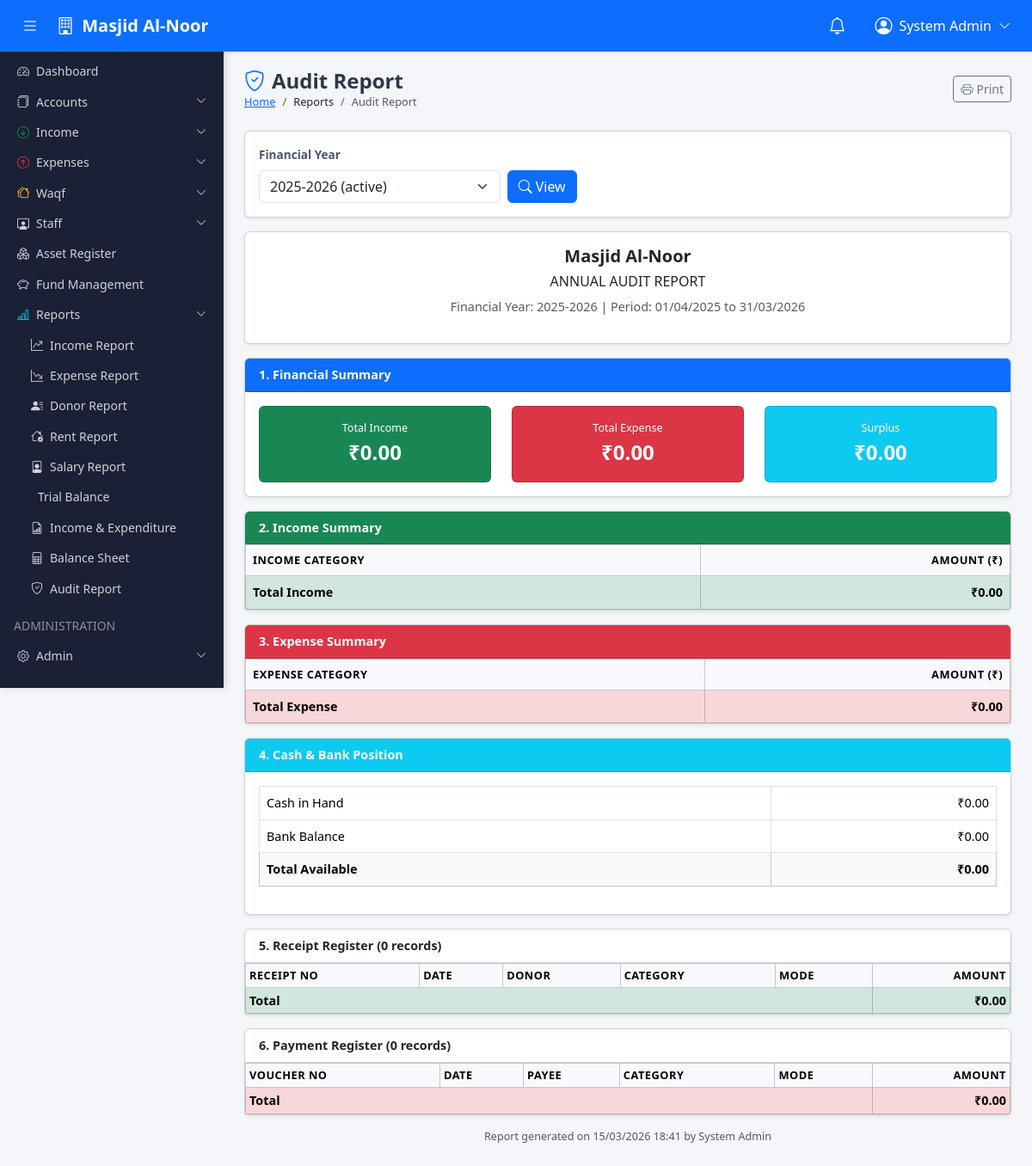
The page /modules/reports/audit_report.php (signed in) on the database its author committed.
### tables this page shows
CREATE TABLE `masjid_profile` (
  `id` int(11) NOT NULL AUTO_INCREMENT,
  `masjid_name` varchar(200) NOT NULL,
  `registration_number` varchar(100),
  `waqf_registration` varchar(100),
  `address` text,
  `city` varchar(100),
  `state` varchar(100),
  `pincode` varchar(10),
  `phone` varchar(20),
  `email` varchar(150),
  `website` varchar(200),
  `logo` varchar(255),
  `committee_period` varchar(100),
  `established_year` year,
  `bank_name` varchar(200),
  `bank_account` varchar(50),
  `bank_ifsc` varchar(20),
  `bank_branch` varchar(200),
  `created_at` timestamp NOT NULL DEFAULT CURRENT_TIMESTAMP,
  `updated_at` timestamp NOT NULL DEFAULT CURRENT_TIMESTAMP ON UPDATE CURRENT_TIMESTAMP,
  PRIMARY KEY (`id`)
);

CREATE TABLE `financial_years` (
  `id` int(11) NOT NULL AUTO_INCREMENT,
  `year_label` varchar(20) NOT NULL,
  `start_date` date NOT NULL,
  `end_date` date NOT NULL,
  `status` enum('active','closed') NOT NULL DEFAULT 'active',
  `closed_by` int(11),
  `closed_at` datetime,
  `created_at` timestamp NOT NULL DEFAULT CURRENT_TIMESTAMP,
  PRIMARY KEY (`id`)
);

### config/database.php (called while the page is built, shortened)
<?php
class Database {
    private static $instance = null;
    private $pdo;
    private function __construct() {
        $dsn = 'mysql:host=' . DB_HOST . ';dbname=' . DB_NAME . ';charset=' . DB_CHARSET;
        $options = [
            PDO::ATTR_ERRMODE            => PDO::ERRMODE_EXCEPTION,
            PDO::ATTR_DEFAULT_FETCH_MODE => PDO::FETCH_ASSOC,
            PDO::ATTR_EMULATE_PREPARES   => false,
        ];
        try {
            $this->pdo = new PDO($dsn, DB_USER, DB_PASS, $options);
        } catch (PDOException $e) {
            die('Database connection failed: ' . $e->getMessage());
        }
    }
    public static function getInstance(): Database {
        if (self::$instance === null) {
            self::$instance = new Database();
        }
        return self::$instance;
    }
    public function getConnection(): PDO {
        return $this->pdo;
    }
}
function db(): PDO {
    return Database::getInstance()->getConnection();
}

### app/helpers/functions.php (called while the page is built, shortened)
<?php
function formatDate(string $date, string $format = 'd/m/Y'): string {
    return date($format, strtotime($date));
}
function getMasjidProfile(): array {
    static $profile = null;
    if ($profile === null) {
        $stmt = db()->query("SELECT * FROM masjid_profile LIMIT 1");
        $profile = $stmt->fetch() ?: ['masjid_name' => 'Masjid ERP'];
    }
    return $profile;
}
function getAccountBalance(int $accountId): float {
    $stmt = db()->prepare("
        SELECT coa.account_type,
               COALESCE((SELECT SUM(r.amount) FROM receipts r WHERE r.account_id = ? AND r.deleted_at IS NULL), 0) as total_income,
               COALESCE((SELECT SUM(p.amount) FROM payments p WHERE p.account_id = ? AND p.deleted_at IS NULL), 0) as total_expense,
               COALESCE((SELECT SUM(jd.debit_amount) FROM journal_details jd
                         JOIN journal_entries je ON je.id = jd.journal_id WHERE jd.account_id = ? AND je.deleted_at IS NULL), 0) as total_debit,
               COALESCE((SELECT SUM(jd.credit_amount) FROM journal_details jd
                         JOIN journal_entries je ON je.id = jd.journal_id WHERE jd.account_id = ? AND je.deleted_at IS NULL), 0) as total_credit,
               opening_balance
        FROM chart_of_accounts coa WHERE coa.id = ?
    ");
    $stmt->execute([$accountId, $accountId, $accountId, $accountId, $accountId]);
    $row = $stmt->fetch();
    $opening = (float)($row['opening_balance'] ?? 0);
    $income  = (float)$row['total_income'];
    $expense = (float)$row['total_expense'];
    $debit   = (float)$row['total_debit'];
    $credit  = (float)$row['total_credit'];
    if (in_array($row['account_type'], ['Assets', 'Expense'])) {
        return $opening + $expense + $debit - $income - $credit;
    } else {
        return $opening + $income + $credit - $expense - $debit;
    }
}
function getCashBalance(): float {
    $stmt = db()->prepare("SELECT id FROM chart_of_accounts WHERE account_code = '1001' LIMIT 1");
    $stmt->execute();
    $row = $stmt->fetch();
    return getAccountBalance($row['id']);
}
function getTotalIncome(string $startDate = '', string $endDate = ''): float {
    $where = "deleted_at IS NULL";
    $params = [];
    if ($startDate) { $where .= " AND date >= ?"; $params[] = $startDate; }
    if ($endDate)   { $where .= " AND date <= ?"; $params[] = $endDate; }
    $stmt = db()->prepare("SELECT COALESCE(SUM(amount), 0) as total FROM receipts WHERE $where");
    $stmt->execute($params);
    return (float)$stmt->fetchColumn();
}
function getTotalExpense(string $startDate = '', string $endDate = ''): float {
    $where = "deleted_at IS NULL";
    $params = [];
    if ($startDate) { $where .= " AND date >= ?"; $params[] = $startDate; }
    if ($endDate)   { $where .= " AND date <= ?"; $params[] = $endDate; }
    $stmt = db()->prepare("SELECT COALESCE(SUM(amount), 0) as total FROM payments WHERE $where");
    $stmt->execute($params);
    return (float)$stmt->fetchColumn();
}

### app/middleware/auth_check.php (called while the page is built, shortened)
<?php
require_once dirname(__DIR__, 2) . '/config/database.php';
require_once dirname(__DIR__) . '/helpers/functions.php';
function currentUser(): ?array {
    return $_SESSION['user'] ?? null;
}

### modules/reports/audit_report.php (the view, shortened to what this page needs)
<?php
require_once __DIR__ . '/../../app/middleware/auth_check.php';
$fyId   = (int)($_GET['fy_id'] ?? 0);
$fyList = db()->query("SELECT * FROM financial_years ORDER BY start_date DESC")->fetchAll();
$fy = null;
if (!$fy && !empty($fyList)) {
    $fy   = $fyList[0];
    $fyId = $fy['id'];
}
$data = null;
if ($fy) {
    $s = $fy['start_date']; $e = $fy['end_date'];
    $totalIncome  = getTotalIncome($s, $e);
    $totalExpense = getTotalExpense($s, $e);
    $surplus      = $totalIncome - $totalExpense;
    $receipts = db()->prepare("SELECT r.*, ic.category_name FROM receipts r
        LEFT JOIN income_categories ic ON ic.id=r.category_id
        WHERE r.date BETWEEN ? AND ? AND r.deleted_at IS NULL ORDER BY r.date");
    $receipts->execute([$s, $e]);
    $receiptList = $receipts->fetchAll();
    $payments = db()->prepare("SELECT p.*, ec.category_name FROM payments p
        LEFT JOIN expense_categories ec ON ec.id=p.category_id
        WHERE p.date BETWEEN ? AND ? AND p.deleted_at IS NULL ORDER BY p.date");
    $payments->execute([$s, $e]);
    $paymentList = $payments->fetchAll();
    $incomeBycat = db()->prepare("SELECT ic.category_name, SUM(r.amount) as total
        FROM receipts r LEFT JOIN income_categories ic ON ic.id=r.category_id
        WHERE r.date BETWEEN ? AND ? AND r.deleted_at IS NULL GROUP BY r.category_id ORDER BY total DESC");
    $incomeBycat->execute([$s, $e]);
    $incomeSummary = $incomeBycat->fetchAll();
    $expByCat = db()->prepare("SELECT ec.category_name, SUM(p.amount) as total
        FROM payments p LEFT JOIN expense_categories ec ON ec.id=p.category_id
        WHERE p.date BETWEEN ? AND ? AND p.deleted_at IS NULL GROUP BY p.category_id ORDER BY total DESC");
    $expByCat->execute([$s, $e]);
    $expenseSummary = $expByCat->fetchAll();
    $cashBalance = getCashBalance();
    $data = compact('totalIncome','totalExpense','surplus','receiptList','paymentList','incomeSummary','expenseSummary','cashBalance','bankBalance');
}
require_once __DIR__ . '/../../templates/header.php';
?>
<div class="wrapper d-flex">
<?php require_once __DIR__ . '/../../templates/sidebar.php'; ?>
<div class="main-content flex-grow-1">
<?php require_once __DIR__ . '/../../templates/navbar.php'; ?>
<div class="content-area p-3 p-md-4" style="margin-top:56px;">
<div class="page-header">
    <div><h4><i class="bi bi-shield-check me-2 text-primary"></i>Audit Report</h4>
    <nav aria-label="breadcrumb"><ol class="breadcrumb">
        <li class="breadcrumb-item"><a href="<?= BASE_PATH ?>/dashboard.php">Home</a></li>
        <li class="breadcrumb-item">Reports</li>
        <li class="breadcrumb-item active">Audit Report</li>
    </ol></nav></div>
    <?php if ($fy): ?>
    <button class="btn btn-sm btn-outline-secondary no-print" onclick="window.print()"><i class="bi bi-printer me-1"></i>Print</button>
    <?php endif; ?>
</div>
<div class="card shadow-sm mb-3 no-print">
    <div class="card-body">
        <form method="GET" class="row g-2 align-items-end">
            <div class="col-md-4">
                <label class="form-label fw-semibold">Financial Year</label>
                <select name="fy_id" class="form-select">
                    <?php foreach ($fyList as $f): ?>
                    <option value="<?= $f['id'] ?>" <?= $f['id'] == $fyId ? 'selected' : '' ?>>
                        <?= htmlspecialchars($f['year_label']) ?> (<?= $f['status'] ?>)
                    </option>
                    <?php endforeach; ?>
                </select>
            </div>
            <div class="col-md-2">
                <button type="submit" class="btn btn-primary"><i class="bi bi-search me-1"></i>View</button>
            </div>
        </form>
    </div>
</div>
<?php if ($fy && $data): ?>
<div class="card shadow-sm mb-3">
    <div class="card-body text-center">
        <h5 class="fw-bold"><?= htmlspecialchars(getMasjidProfile()['masjid_name'] ?? 'Masjid ERP') ?></h5>
        <h6>ANNUAL AUDIT REPORT</h6>
        <p class="text-muted">Financial Year: <?= htmlspecialchars($fy['year_label']) ?> | Period: <?= formatDate($fy['start_date']) ?> to <?= formatDate($fy['end_date']) ?></p>
    </div>
</div>
<div class="card shadow-sm mb-3">
    <div class="card-header bg-primary text-white fw-semibold">1. Financial Summary</div>
    <div class="card-body">
        <div class="row">
            <div class="col-md-4"><div class="card bg-success text-white"><div class="card-body text-center"><div class="small">Total Income</div><div class="fw-bold fs-4">₹<?= number_format($data['totalIncome'], 2) ?></div></div></div></div>
            <div class="col-md-4"><div class="card bg-danger text-white"><div class="card-body text-center"><div class="small">Total Expense</div><div class="fw-bold fs-4">₹<?= number_format($data['totalExpense'], 2) ?></div></div></div></div>
            <div class="col-md-4"><div class="card <?= $data['surplus'] >= 0 ? 'bg-info' : 'bg-warning' ?> text-white"><div class="card-body text-center"><div class="small"><?= $data['surplus'] >= 0 ? 'Surplus' : 'Deficit' ?></div><div class="fw-bold fs-4">₹<?= number_format(abs($data['surplus']), 2) ?></div></div></div></div>
        </div>
    </div>
</div>
<div class="card shadow-sm mb-3">
    <div class="card-header bg-success text-white fw-semibold">2. Income Summary</div>
    <div class="card-body p-0">
        <table class="table table-bordered mb-0">
            <thead class="table-light"><tr><th>Income Category</th><th class="text-end">Amount (₹)</th></tr></thead>
            <tfoot><tr class="fw-bold table-success"><td>Total Income</td><td class="text-end">₹<?= number_format($data['totalIncome'], 2) ?></td></tr></tfoot>
        </table>
    </div>
</div>
<div class="card shadow-sm mb-3">
    <div class="card-header bg-danger text-white fw-semibold">3. Expense Summary</div>
    <div class="card-body p-0">
        <table class="table table-bordered mb-0">
            <thead class="table-light"><tr><th>Expense Category</th><th class="text-end">Amount (₹)</th></tr></thead>
            <tfoot><tr class="fw-bold table-danger"><td>Total Expense</td><td class="text-end">₹<?= number_format($data['totalExpense'], 2) ?></td></tr></tfoot>
        </table>
    </div>
</div>
<div class="card shadow-sm mb-3">
    <div class="card-header bg-info text-white fw-semibold">4. Cash & Bank Position</div>
    <div class="card-body">
        <table class="table table-bordered">
            <tr><td>Cash in Hand</td><td class="text-end">₹<?= number_format($data['cashBalance'], 2) ?></td></tr>
            <tr><td>Bank Balance</td><td class="text-end">₹<?= number_format($data['bankBalance'], 2) ?></td></tr>
            <tr class="fw-bold table-light"><td>Total Available</td><td class="text-end">₹<?= number_format($data['cashBalance'] + $data['bankBalance'], 2) ?></td></tr>
        </table>
    </div>
</div>
<div class="card shadow-sm mb-3">
    <div class="card-header bg-white fw-semibold">5. Receipt Register (<?= count($data['receiptList']) ?> records)</div>
    <div class="card-body p-0">
        <div class="table-responsive">
            <table class="table table-bordered table-sm mb-0">
                <thead class="table-light"><tr><th>Receipt No</th><th>Date</th><th>Donor</th><th>Category</th><th>Mode</th><th class="text-end">Amount</th></tr></thead>
                <tfoot><tr class="fw-bold table-success"><td colspan="5">Total</td><td class="text-end">₹<?= number_format($data['totalIncome'], 2) ?></td></tr></tfoot>
            </table>
        </div>
    </div>
</div>
<div class="card shadow-sm mb-3">
    <div class="card-header bg-white fw-semibold">6. Payment Register (<?= count($data['paymentList']) ?> records)</div>
    <div class="card-body p-0">
        <div class="table-responsive">
            <table class="table table-bordered table-sm mb-0">
                <thead class="table-light"><tr><th>Voucher No</th><th>Date</th><th>Payee</th><th>Category</th><th>Mode</th><th class="text-end">Amount</th></tr></thead>
                <tfoot><tr class="fw-bold table-danger"><td colspan="5">Total</td><td class="text-end">₹<?= number_format($data['totalExpense'], 2) ?></td></tr></tfoot>
            </table>
        </div>
    </div>
</div>
<div class="text-center text-muted small mt-3 no-print">
    Report generated on <?= date('d/m/Y H:i') ?> by <?= htmlspecialchars(currentUser()['name'] ?? '') ?>
</div>
<?php endif; ?>
</div></div></div>
<?php require_once __DIR__ . '/../../templates/footer.php'; ?>

### templates/navbar.php (shortened to what this page needs)
<nav class="navbar navbar-expand-lg navbar-dark bg-primary fixed-top shadow-sm" id="mainNavbar">
    <div class="container-fluid">
        <button class="btn btn-primary me-2" id="sidebarToggle" type="button">
            <i class="bi bi-list fs-5"></i>
        </button>
        <a class="navbar-brand fw-bold" href="<?= BASE_PATH ?>/dashboard.php">
            <i class="bi bi-building me-1"></i>
            <?= htmlspecialchars($_masjidProfile['masjid_name'] ?? APP_NAME) ?>
        </a>
        <div class="d-flex align-items-center ms-auto gap-2">
            <div class="dropdown">
                <button class="btn btn-primary position-relative" type="button" data-bs-toggle="dropdown">
                    <i class="bi bi-bell fs-5"></i>
                </button>
            </div>
            <div class="dropdown">
                <button class="btn btn-primary d-flex align-items-center gap-2" type="button" data-bs-toggle="dropdown">
                    <i class="bi bi-person-circle fs-5"></i>
                    <span class="d-none d-md-inline"><?= htmlspecialchars($_SESSION['user']['name'] ?? 'User') ?></span>
                    <i class="bi bi-chevron-down small"></i>
                </button>
            </div>
        </div>
    </div>
</nav>

### assets/css/style.css (style rules this page uses)
:root { --sidebar-width: 260px; --sidebar-bg: #1a2035; --sidebar-hover: #2a3050; --sidebar-active: #1976d2; --primary: #1976d2; --navbar-height: 56px; }
body { font-family: 'Segoe UI', Tahoma, Geneva, Verdana, sans-serif; background-color: #f4f6fa; font-size: 0.9rem; }
.wrapper { min-height: 100vh; }
.main-content { margin-left: var(--sidebar-width); transition: margin 0.3s ease; min-height: 100vh; }
.content-area { min-height: calc(100vh - var(--navbar-height)); }
.table th { background-color: #f8f9fc; font-weight: 600; font-size: 0.8rem; text-transform: uppercase; letter-spacing: 0.5px; border-top: none; white-space: nowrap; }
.page-header { display: flex; align-items: center; justify-content: space-between; margin-bottom: 1.5rem; flex-wrap: wrap; gap: 0.5rem; }
.page-header h4, .page-header h5 { margin: 0; font-weight: 700; color: #2d3748; }
.breadcrumb { margin-bottom: 0; font-size: 0.8rem; }
.form-label { font-weight: 500; color: #4a5568; font-size: 0.85rem; }

### rows shown on the page
masjid_profile: masjid_name "Masjid Al-Noor"
financial_years: year_label "2025-2026", start_date "01/04/2025", end_date "31/03/2026"

### other values the page prints
$_SESSION['user']['name'] "System Admin"
$data['totalIncome'] "0.00"
$data['totalExpense'] "0.00"
abs($data['surplus']) "0.00"
$data['cashBalance'] "0.00"
$data['bankBalance'] "0.00"
$data['cashBalance'] + $data['bankBalance'] "0.00"
count($data['receiptList']) "0"
count($data['paymentList']) "0"
currentUser()['name'] "System Admin"
form field fy_id "2025-2026 (active)"
